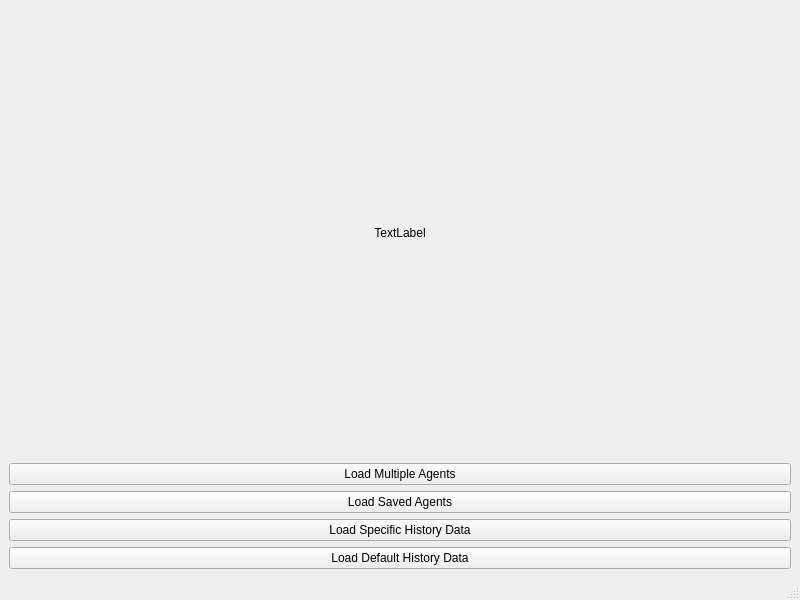
<?xml version="1.0" encoding="UTF-8"?>
<ui version="4.0">
 <class>MainWindow</class>
 <widget class="QMainWindow" name="MainWindow">
  <property name="geometry">
   <rect>
    <x>0</x>
    <y>0</y>
    <width>800</width>
    <height>600</height>
   </rect>
  </property>
  <property name="windowTitle">
   <string>MainWindow</string>
  </property>
  <widget class="QWidget" name="centralwidget">
   <layout class="QHBoxLayout" name="horizontalLayout">
    <item>
     <layout class="QVBoxLayout" name="verticalLayout">
      <item>
       <widget class="QLabel" name="label">
        <property name="text">
         <string>TextLabel</string>
        </property>
        <property name="alignment">
         <set>Qt::AlignCenter</set>
        </property>
       </widget>
      </item>
      <item>
       <widget class="QPushButton" name="m_loadMultipleAgents">
        <property name="text">
         <string>Load Multiple Agents</string>
        </property>
       </widget>
      </item>
      <item>
       <widget class="QPushButton" name="m_loadAgents">
        <property name="text">
         <string>Load Saved Agents</string>
        </property>
       </widget>
      </item>
      <item>
       <widget class="QPushButton" name="m_loadSpecificHistory">
        <property name="text">
         <string>Load Specific History Data</string>
        </property>
       </widget>
      </item>
      <item>
       <widget class="QPushButton" name="m_loadHistory">
        <property name="text">
         <string>Load Default History Data</string>
        </property>
       </widget>
      </item>
     </layout>
    </item>
   </layout>
  </widget>
  <widget class="QMenuBar" name="menubar">
   <property name="geometry">
    <rect>
     <x>0</x>
     <y>0</y>
     <width>800</width>
     <height>21</height>
    </rect>
   </property>
  </widget>
  <widget class="QStatusBar" name="statusbar"/>
 </widget>
 <resources/>
 <connections/>
</ui>
